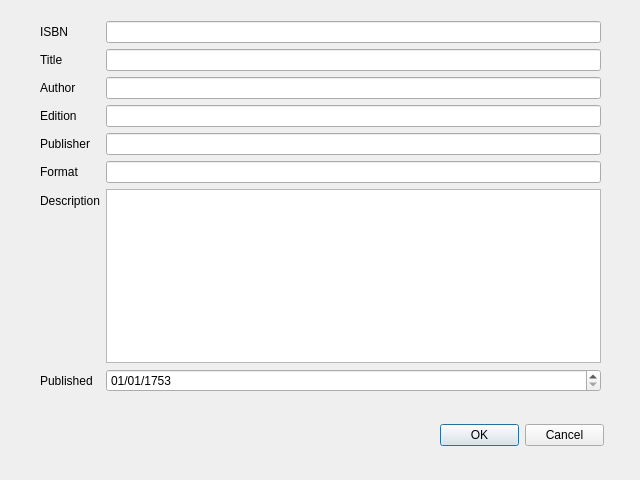
<?xml version="1.0" encoding="UTF-8"?>
<ui version="4.0">
 <class>AddBookForm</class>
 <widget class="QWidget" name="AddBookForm">
  <property name="geometry">
   <rect>
    <x>0</x>
    <y>0</y>
    <width>640</width>
    <height>480</height>
   </rect>
  </property>
  <property name="maximumSize">
   <size>
    <width>640</width>
    <height>480</height>
   </size>
  </property>
  <property name="windowTitle">
   <string>Add Book</string>
  </property>
  <widget class="QWidget" name="layoutWidget">
   <property name="geometry">
    <rect>
     <x>40</x>
     <y>21</y>
     <width>561</width>
     <height>371</height>
    </rect>
   </property>
   <layout class="QFormLayout" name="formLayout">
    <item row="0" column="0">
     <widget class="QLabel" name="iSBNLabel">
      <property name="text">
       <string>ISBN</string>
      </property>
     </widget>
    </item>
    <item row="0" column="1">
     <widget class="QLineEdit" name="iSBNLineEdit"/>
    </item>
    <item row="1" column="0">
     <widget class="QLabel" name="titleLabel">
      <property name="text">
       <string>Title</string>
      </property>
     </widget>
    </item>
    <item row="1" column="1">
     <widget class="QLineEdit" name="titleLineEdit"/>
    </item>
    <item row="2" column="0">
     <widget class="QLabel" name="authorLabel">
      <property name="text">
       <string>Author</string>
      </property>
     </widget>
    </item>
    <item row="2" column="1">
     <widget class="QLineEdit" name="authorLineEdit"/>
    </item>
    <item row="3" column="0">
     <widget class="QLabel" name="editionLabel">
      <property name="text">
       <string>Edition</string>
      </property>
     </widget>
    </item>
    <item row="3" column="1">
     <widget class="QLineEdit" name="editionLineEdit"/>
    </item>
    <item row="4" column="0">
     <widget class="QLabel" name="publisherLabel">
      <property name="text">
       <string>Publisher</string>
      </property>
     </widget>
    </item>
    <item row="4" column="1">
     <widget class="QLineEdit" name="publisherLineEdit"/>
    </item>
    <item row="5" column="0">
     <widget class="QLabel" name="formatLabel">
      <property name="text">
       <string>Format</string>
      </property>
     </widget>
    </item>
    <item row="5" column="1">
     <widget class="QLineEdit" name="formatLineEdit"/>
    </item>
    <item row="6" column="0">
     <widget class="QLabel" name="descriptionLabel">
      <property name="text">
       <string>Description</string>
      </property>
     </widget>
    </item>
    <item row="6" column="1">
     <widget class="QPlainTextEdit" name="DescriptionTextEdit"/>
    </item>
    <item row="7" column="0">
     <widget class="QLabel" name="publishingDateLabel">
      <property name="text">
       <string>Published</string>
      </property>
     </widget>
    </item>
    <item row="7" column="1">
     <widget class="QDateEdit" name="publishingDateDateEdit">
      <property name="displayFormat">
       <string>dd/MM/yyyy</string>
      </property>
      <property name="date">
       <date>
        <year>1753</year>
        <month>1</month>
        <day>1</day>
       </date>
      </property>
     </widget>
    </item>
   </layout>
  </widget>
  <widget class="QDialogButtonBox" name="confirmation">
   <property name="geometry">
    <rect>
     <x>440</x>
     <y>420</y>
     <width>164</width>
     <height>30</height>
    </rect>
   </property>
   <property name="sizePolicy">
    <sizepolicy hsizetype="Preferred" vsizetype="Fixed">
     <horstretch>0</horstretch>
     <verstretch>0</verstretch>
    </sizepolicy>
   </property>
   <property name="standardButtons">
    <set>QDialogButtonBox::Cancel|QDialogButtonBox::Ok</set>
   </property>
  </widget>
 </widget>
 <resources/>
 <connections/>
</ui>
